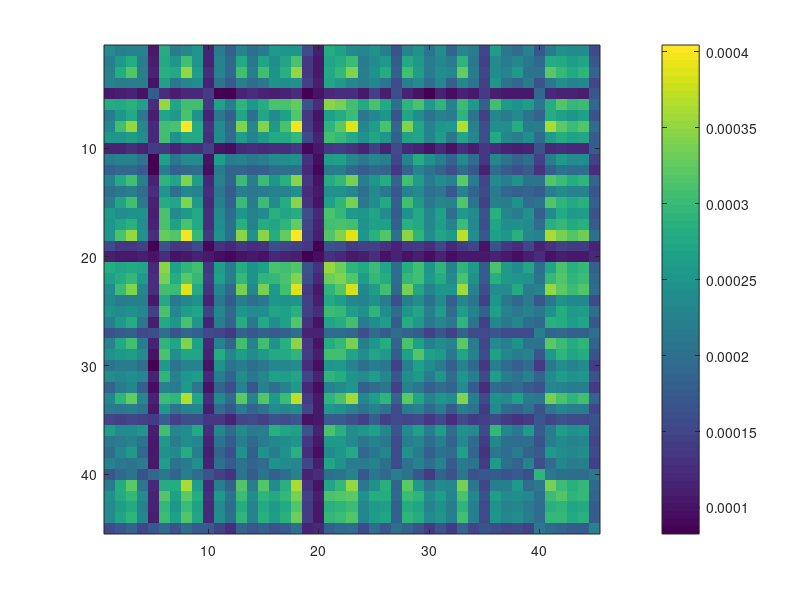
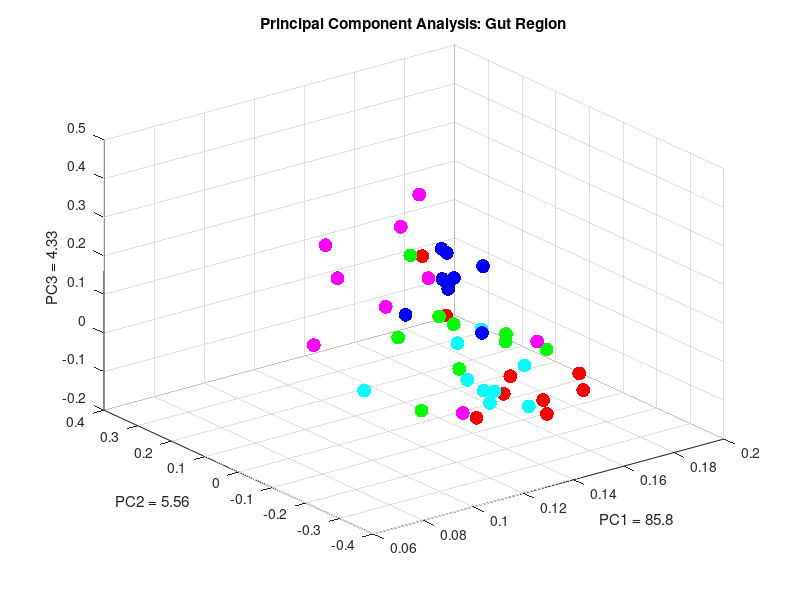

MATLAB code for these plots, in order: (Note: this script raises an error after producing the figures.)

% By Emily Alsentzer
clear all
close all hidden
clc
load('axes140523.mat');
load('normOverlordFinal_140523.mat');
load('GOenrichMat'); % 3013 * 3 * 3 * 5 4d matrix NOTE: This isn't the most updated version!
all_samples = [];
all_labels = {};
normOverlord = normOverlordFinal; 

% This loops through all mouse #s, colonization states, and locations to
% create a 2D matrix where each row is a gocode_id and each column is a
% different sample (sample A, B, etc.). The matrix, all_samples, contains the abundance
% of each GO code at each sample.  The all_labels matrix is a 1x45 matrix
% that contains labels for each sample in the order that they are in teh
% all_samples matrix. 
for mouse_num = 1:3
    for colonization = 1:3
        for loc = 1:5
            all_samples = [all_samples GOenrichMat(:,mouse_num, colonization, loc)];
            label = strcat(axes{2}{mouse_num}, '_', axes{3}{colonization} , '_', axes{4}{loc});           
            all_labels = [all_labels label];
        end
    end
end


%% PCA 
% By Daniel Sprockett
% step 1: Calculate the average over all vectors
avg = mean(all_samples);

%%
number_of_GOcodes = size(all_samples,1);
number_of_samples = size(all_samples,2);

% step 2: Subtract the average from all vectors
diff_avg = all_samples-repmat(avg, number_of_GOcodes, 1);

%%
% step 3: Calculate the covariance_matrixariance matrix

covariance_matrix = zeros(number_of_samples, number_of_samples);

for i = 1:number_of_samples;
    for j = 1:number_of_samples;
        covariance_matrix(i,j) = 1/(number_of_GOcodes - 1) * ...
            sum(diff_avg(:,i).*diff_avg(:,j));
    end
end
figure
imagesc(covariance_matrix);
colorbar;

%%
% step 4: calculate eigs of covariance_matrix

[eigenvectors,eigenvalues,explained] = pcacov(covariance_matrix);


%%

% Create Color Maps

for i = 1: numel(all_labels);
    split_strings(i,:) = strsplit(all_labels{1,i}, '_');
end

% Gut Location

color_by_GutRegion = zeros(45, 3);

 for i = 1: numel(all_labels);

    if strcmp(split_strings(i,3), 'cecum'); % Color cecum Red
    color_by_GutRegion(i,1) = 1; color_by_GutRegion(i,2) = 0; color_by_GutRegion(i,3) = 0;

    elseif strcmp(split_strings(i,3), 'ileum'); % Color ileum Green
    color_by_GutRegion(i,1) = 0; color_by_GutRegion(i,2) = 1; color_by_GutRegion(i,3) = 0;

    elseif strcmp(split_strings(i,3), 'jejunum'); % Color jejunum Blue
    color_by_GutRegion(i,1) = 0; color_by_GutRegion(i,2) = 0; color_by_GutRegion(i,3) = 1;

    elseif strcmp(split_strings(i,3), 'prox colon'); % Color prox colon cyan
    color_by_GutRegion(i,1) = 0; color_by_GutRegion(i,2) = 1; color_by_GutRegion(i,3) = 1;

    else strcmp(split_strings(i,3), 'Stomach'); % Color Stomach magenta
    color_by_GutRegion(i,1) = 1; color_by_GutRegion(i,2) = 0; color_by_GutRegion(i,3) = 1;
    
    end
 end
 
% Colonization State

color_by_ColonizationState = zeros(45, 3);

 for i = 1: numel(all_labels);

    if strcmp(split_strings(i,2), 'BT'); % Color BT mice Red
    color_by_ColonizationState(i,1) = 1; color_by_ColonizationState(i,2) = 0; color_by_ColonizationState(i,3) = 0;

    elseif strcmp(split_strings(i,2), 'RF'); % Color RF mice Green
    color_by_ColonizationState(i,1) = 0; color_by_ColonizationState(i,2) = 1; color_by_ColonizationState(i,3) = 0;

    else strcmp(split_strings(i,2), 'GF'); % Color Germ Free mice Blue 
    color_by_ColonizationState(i,1) = 0; color_by_ColonizationState(i,2) = 0; color_by_ColonizationState(i,3) = 1;
    
    end
 end
 
%%

% Plot PC1 vs PC2 vs PC3 for Gut Region

figure
scatter3(eigenvectors(:,1), eigenvectors(:,2), eigenvectors(:,3), 100, color_by_GutRegion, 'filled');
hold on
title('Principal Component Analysis: Gut Region');
xlabel(sprintf('PC1 = %.3i', explained(1,1)));
ylabel(sprintf('PC2 = %.3i', explained(2,1)));
zlabel(sprintf('PC3 = %.3i', explained(3,1)));
[~, I] = unique(split_strings(:,3)); 
I = length(split_strings(:,3)) - I(length(I):-1:1); 
p = findobj(gca,'Type','Patch');
legend(p(I), 'stomach', 'prox colon', 'jejunum', 'ileum', 'cecum');
hold off

%%

% Plot PC1 vs PC2 vs PC3 for Colonization State

figure
scatter3(eigenvectors(:,1), eigenvectors(:,2), eigenvectors(:,3), 100, color_by_ColonizationState, 'filled');
hold on
title('Principal Component Analysis: Colonization State');
xlabel(sprintf('PC1 = %.3i', explained(1,1)));
ylabel(sprintf('PC2 = %.3i', explained(2,1)));
zlabel(sprintf('PC3 = %.3i', explained(3,1)));
[~, I] = unique(split_strings(:,2)); 
I = length(split_strings(:,2)) - I(length(I):-1:1); 
p = findobj(gca,'Type','Patch');
legend(p(I), 'BT', 'RF', 'GF');
hold off